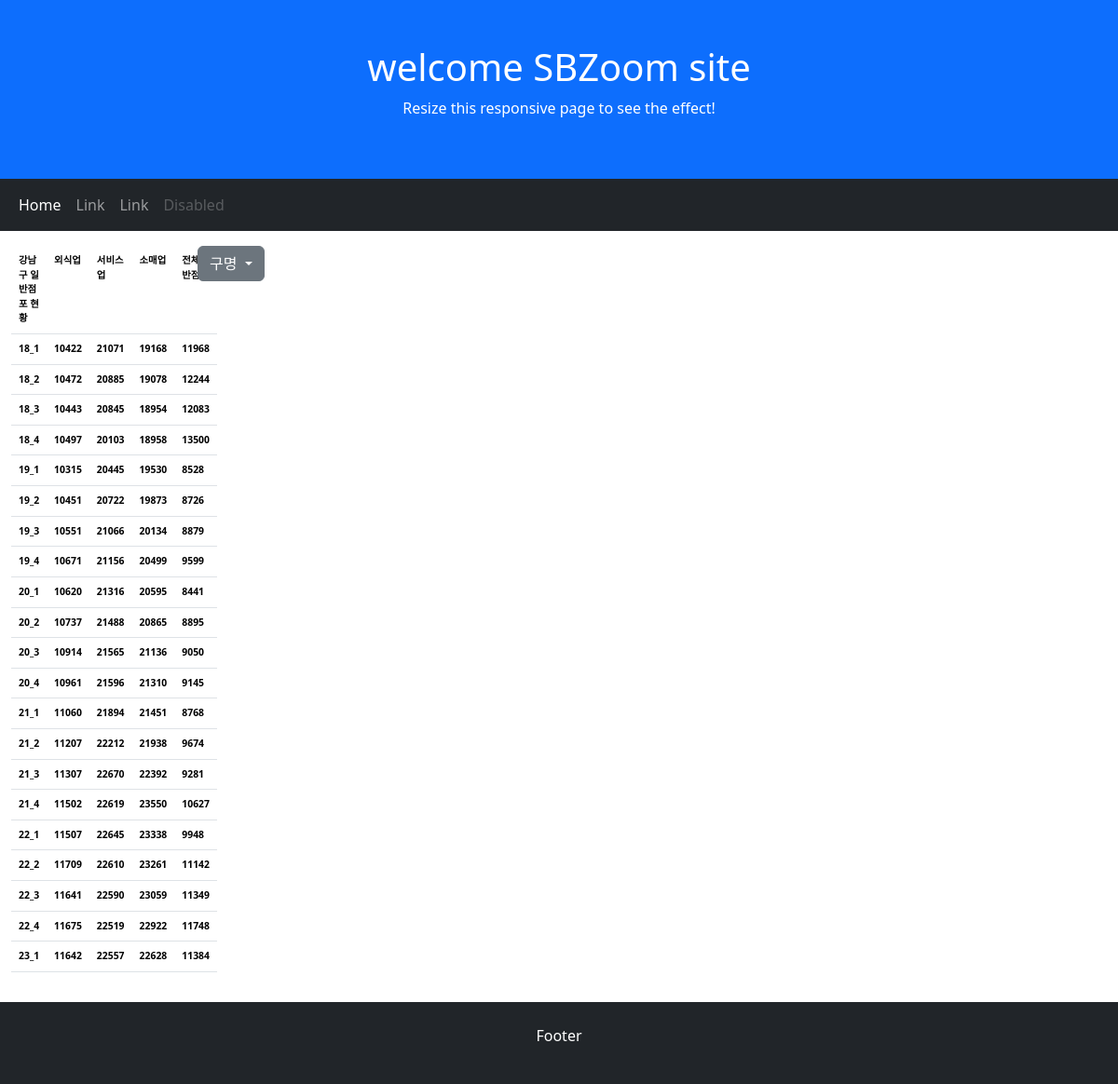
Page /SBZoom/kangnam/ilban on the committed database.
### kangnam/models.py (models this page shows, shortened)
class GuModel(models.Model):
      guName = models.CharField(max_length=100)
      code = models.CharField(max_length=10)
      quarter = models.CharField(max_length=20)
      ilban = models.DecimalField(max_digits=10,decimal_places=0)
      franchise= models.DecimalField(max_digits=10,decimal_places=0)
      total = models.DecimalField(max_digits=10,decimal_places=0)
      sales = models.DecimalField(max_digits=10,decimal_places=0)

### kangnam/views.py (the view)
# urls.py: path("ilban", views.ilban, name="ilban"),
def ilban(request):
    q1=GuModel.objects.filter(Q(code="E")) #gangnam_gumodel에서 code가 E(외식업)인 데이타
    q2=GuModel.objects.filter(Q(code="S")) #gangnam_gumodel에서 code가 S(서비스업)인 데이타
    q3=GuModel.objects.filter(Q(code="R")) #gangnam_gumodel에서 code가 R(소매업)인 데이타
    q4=GuModel.objects.filter(Q(code="W")) #gangnam_gumodel에서 code가 W(외식+서비스+소매)인 데이타
    qlist =[str(a.quarter) for a in q1 ]
    eatOut =[int(a.ilban) for a in q1]   #외식업 일반 매출
    service =[int(a.ilban) for a in q2]  #서비스업 일반
    retail=[int(a.ilban) for a in q3]    #소매업 일반
    total=[int(a.sales) for a in q4]     #전체 일반
    title=['강남구 일반점포 현황','외식업','서비스업','소매업','전체일반점포']
    ana_zip = list(zip(qlist,eatOut,service,retail,total))
    context={}
    context['guzip'] = guzip
    context['title'] = title
    context['qlist'] = qlist
    context['eatOut'] = eatOut
    context['service'] = service
    context['retail'] = retail
    context['total'] =  total
    context['ana_zip'] = ana_zip
    context['menuzip'] = menuzip
    return render(request, 'kangnam/ilban.html', context)

### kangnam/templates/kangnam/ilban.html (shortened to what this page needs)
{% extends 'base.html'%}
{% load static %}

### dobong/templates/base.html (shortened to what this page needs)
{% load static %}
<!DOCTYPE html>
<html lang="en">
<head>
  <link href="https://cdn.jsdelivr.net/npm/bootstrap@5.3.2/dist/css/bootstrap.min.css" rel="stylesheet">
</head>
<body>
<div class="p-5 bg-primary text-white text-center">
  <h1>welcome SBZoom site</h1>
  <p>Resize this responsive page to see the effect!</p>
</div>
<nav class="navbar navbar-expand-sm bg-dark navbar-dark">
  <div class="container-fluid">
    <ul class="navbar-nav">
      <li class="nav-item">
        <a class="nav-link active" href="/SBZoom">Home</a>
      </li>
      <li class="nav-item">
        <a class="nav-link" href="#">Link</a>
      </li>
      <li class="nav-item">
        <a class="nav-link" href="#">Link</a>
      </li>
      <li class="nav-item">
        <a class="nav-link disabled" href="#">Disabled</a>
      </li>
    </ul>
  </div>
</nav>
<div class="container-fluid mt-3">
    <div class="row">
      <div class="col-sm-2">
        <table class="table" style="font-size:0.65rem; font-weight:bold;">
          <tr'>
           {% for t in title %}
           <td>{{t}}</td>
           {% endfor %}
          {% for gigan,ilban, franchise, total, sale in ana_zip %}
          <tr>
            <td>{{gigan}} </td><td>{{ilban}}</td><td>{{franchise}} </td><td>{{total}}</td><td>{{sale}}</td>
          </tr>
          {% endfor %}
        </table>
      </div>
      <div class="btn-group col-sm-1">
        <div class="dropdown">
           <a class="btn btn-secondary dropdown-toggle" href="#" role="button" id="dropdownMenuLink" data-bs-toggle="dropdown" aria-expanded="false">
            구명
           </a>
        </div>
      </div>
    </div>
</div>
<div class="container-fluid mt-3 p-4 bg-dark text-white text-center">
  <p>Footer</p>
</div>
</body>
</html>

### dobong/templates/base.html (style rules this page uses)
a { text-decoration:none; }

### rows in the picture
GuModel: ana_zip "18_1"
GuModel: ana_zip "18_2"
GuModel: ana_zip "18_3"
GuModel: ana_zip "18_4"
GuModel: ana_zip "19_1"
GuModel: ana_zip "19_2"
GuModel: ana_zip "19_3"
GuModel: ana_zip "19_4"
GuModel: ana_zip "20_1"
GuModel: ana_zip "20_2"
GuModel: ana_zip "20_3"
GuModel: ana_zip "20_4"
GuModel: ana_zip "21_1"
GuModel: ana_zip "21_2"
GuModel: ana_zip "21_3"
GuModel: ana_zip "21_4"
GuModel: ana_zip "22_1"
GuModel: ana_zip "22_2"
GuModel: ana_zip "22_3"
GuModel: ana_zip "22_4"
GuModel: ana_zip "23_1"

### other values in the picture
{{ t }} "강남구 일반점포 현황" "외식업" "서비스업" "소매업" "전체일반점포"
{{ ilban }} "10422" "10472" "10443" "10497" "10315" "10451" "10551" "10671" "10620" "10737" "10914" "10961" "11060" "11207" "11307" "11502" "11507" "11709" "11641" "11675" "11642"
{{ franchise }} "21071" "20885" "20845" "20103" "20445" "20722" "21066" "21156" "21316" "21488" "21565" "21596" "21894" "22212" "22670" "22619" "22645" "22610" "22590" "22519" "22557"
{{ total }} "19168" "19078" "18954" "18958" "19530" "19873" "20134" "20499" "20595" "20865" "21136" "21310" "21451" "21938" "22392" "23550" "23338" "23261" "23059" "22922" "22628"
{{ sale }} "11968" "12244" "12083" "13500" "8528" "8726" "8879" "9599" "8441" "8895" "9050" "9145" "8768" "9674" "9281" "10627" "9948" "11142" "11349" "11748" "11384"
